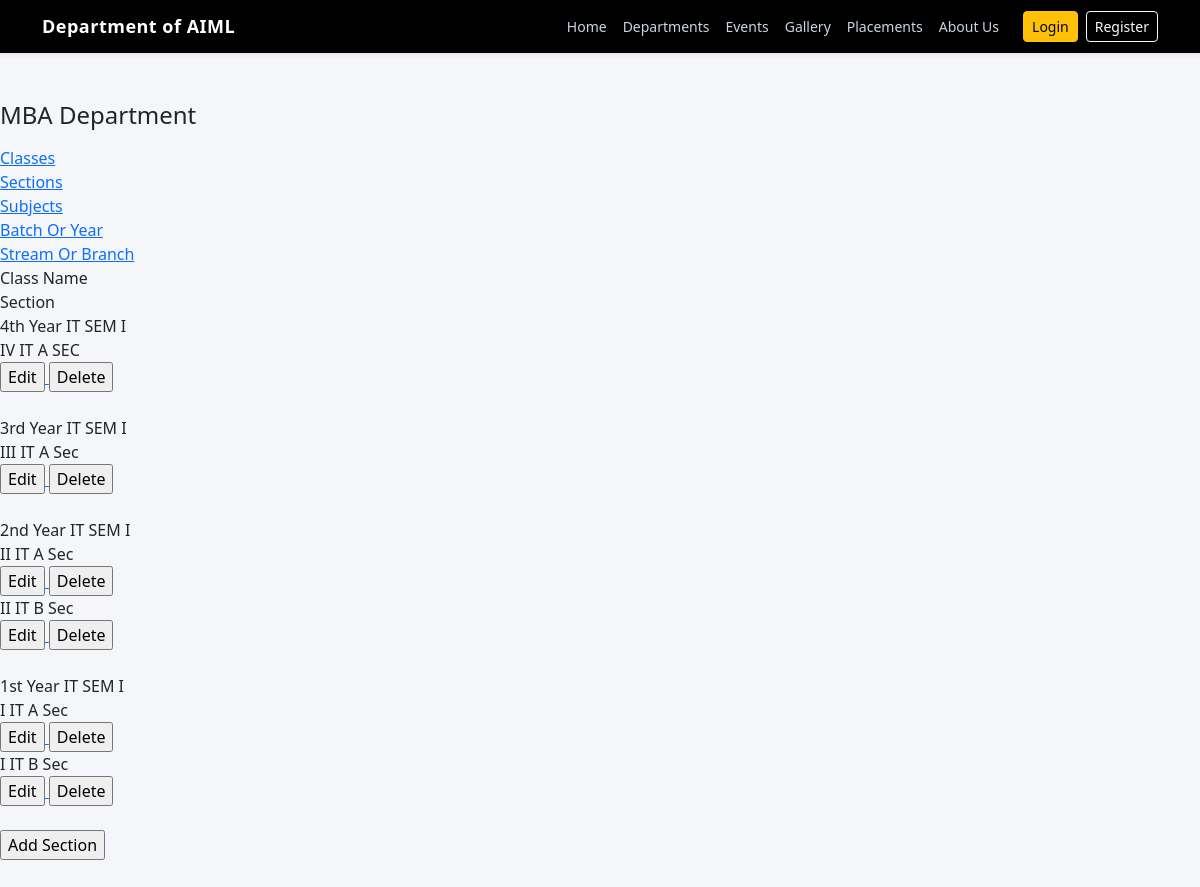
/admin/Section/sections.php, run on the app's committed database.
### tables this page shows
CREATE TABLE IF NOT EXISTS `class` (
  `id` int(11) NOT NULL AUTO_INCREMENT,
  `class_code` varchar(500) NOT NULL,
  `class_name` varchar(500) NOT NULL,
  PRIMARY KEY (`id`)
);

CREATE TABLE IF NOT EXISTS `section` (
  `id` int(11) NOT NULL AUTO_INCREMENT,
  `class_id` int(11) NOT NULL,
  `section_code` varchar(500) NOT NULL,
  `section_name` varchar(500) NOT NULL,
  PRIMARY KEY (`id`)
);

### libraries/mysql.class.php (called while the page is built, shortened)
<?php
class DataBasePDO
{
	private static $hostname	=  DB_SERVER;
	private static $username	=  DB_USER;
	private static $password	=  DB_PASS;
	private static $dbname		=  DB_DATABASE;
	private static $instance 	= FALSE;
	private $db;
	public $fetch_mode 			= PDO::FETCH_ASSOC;
	private $last_statement		= NULL;
	public function __construct($connect = true, $dataBase = null, $server = null,$userName = null, $passWord = null){
			return self::$instance;
	}
	public function connectToDB(){
			$dns='mysql:host='.self::$hostname.';dbname='.self::$dbname;
	    	self::$instance = new PDO($dns, self::$username, self::$password);
	    	self::$instance->setAttribute(PDO::ATTR_ERRMODE, PDO::ERRMODE_EXCEPTION);
	    	$this->db = self::$instance;
	}
	public function getAllResults($sqlQuery = NULL){
			$this->internalQuery($sqlQuery);
			$result = $this->last_statement->fetchAll();
			return $result;
	}
	public function internalQuery($sqlQuery = NULL){
			$stmt = $this->db->query($sqlQuery);
			$stmt->setFetchMode($this->fetch_mode);
			$this->last_statement = $stmt;
			return TRUE;
	}
}
?>

### libraries/functions.class.php (called while the page is built, shortened)
<?php
	include_once("mysql.class.php");
	class DataFunctions {
		public $dbObj;
		public function __construct(){
			$this->dbObj = new DataBasePDO();
	}
	 public function getClassesWOPO($table){
			$sql		= 'SELECT
								id, class_code, class_name
						   FROM
						   		'.$table.'
						   WHERE
						   		id != 0';
			$result		= $this->dbObj->getAllResults($sql);
			return $result;
	 }
	 public function getSections($table,$classId=NULL){
			if( $classId != NULL){
				$where	= 'class_id = '.$classId;
			}else{
				$where	= '';
			}
			$sql		= 'SELECT
								id, section_code, section_name
						   FROM
						   		'.$table.'
						   WHERE
						   		'.$where;
			$result		= $this->dbObj->getAllResults($sql);
			return $result;
	 }
}

### admin/Section/sections.php (the view, shortened to what this page needs)
<?php
	include_once('header.php');
   require_once("../libraries/functions.class.php") ;
   $fcObj	= new DataFunctions();
   $tbClass		= TB_CLASS;
   $tbSection	= TB_SECTION;
   $classes		= $fcObj->getClassesWOPO( $tbClass );
   $classesCnt	= sizeof($classes);
   for($i=0; $i<$classesCnt;$i++){
		$classId		= $classes[$i]['id'];
		$sections[$i]	= $fcObj->getSections($tbSection,$classId);
	}
?>
			<div id="page">
				<div id="content">
					<div class="post">
						<span class="alignCenter">
							<h4>MBA Department </h4>
						</span>
					</div>
					<div id='content_left' class='content_left'>
						<?php
							include_once('other_leftnav.php');
						?>
					</div>
					<div id='content_right' class='content_right'>
						<div class="comteeMem">
							<div class="committeeTitle">
								<div class='subjName'>
									Class Name
								</div>
								<div  class="subjMaterials">
									Section
								</div>
							</div>
							<?php
								for($j=0; $j< $classesCnt; $j++){
									if( !empty( $sections[$j] ) ){
							?>
									<div class="subjHeader">
										<div class='subjName'>
										<?php
											echo $classes[$j]['class_name'];
										?>
										</div>
										<div class='subjMaterials'>
											<?php
												$sectionsCnt	= sizeof($sections[$j]);
												for( $k=0;$k<$sectionsCnt;$k++){
													?>
														<div class="eventCandName">
															<?php
																echo $sections[$j][$k]['section_code'];
															?>
														</div>
														<div  class="eventCandName">
															<a href="edit_sections.php?section=<?php echo $sections[$j][$k]['id'];?>" >
																<input type="button" class="button" value="Edit" />
															</a>
															<a href="delete_sections.php?section=<?php echo $sections[$j][$k]['id'];?>" >
																<input type="button" class="button" id="delete" value="Delete"/>
															</a>
														</div>
													<?php
												}
											?>
										</div>
									</div>
									<br class="clearfix" />
							<?php
									}
								}
							?>
						</div>
						<div  class="eventCandName">
							<a href="add_section.php" >
								<input type="button" class="button" value="Add Section" />
							</a>
						</div>
					</div>
					<br class="clearfix" />
				</div>
				<br class="clearfix" />
			</div>

### public/assets/css/newstyle.css (style rules this page uses)
body { background-color: #f4f6f9; font-family: 'Segoe UI', sans-serif; }

### data on the page
class: class_name "4th Year IT SEM I"
section: section_code "IV IT A SEC"
class: class_name "3rd Year IT SEM I"
section: section_code "III IT A Sec"
class: class_name "2nd Year IT SEM I"
section: section_code "II IT A Sec"
section: section_code "II IT B Sec"
class: class_name "1st Year IT SEM I"
section: section_code "I IT A Sec"
section: section_code "I IT B Sec"
